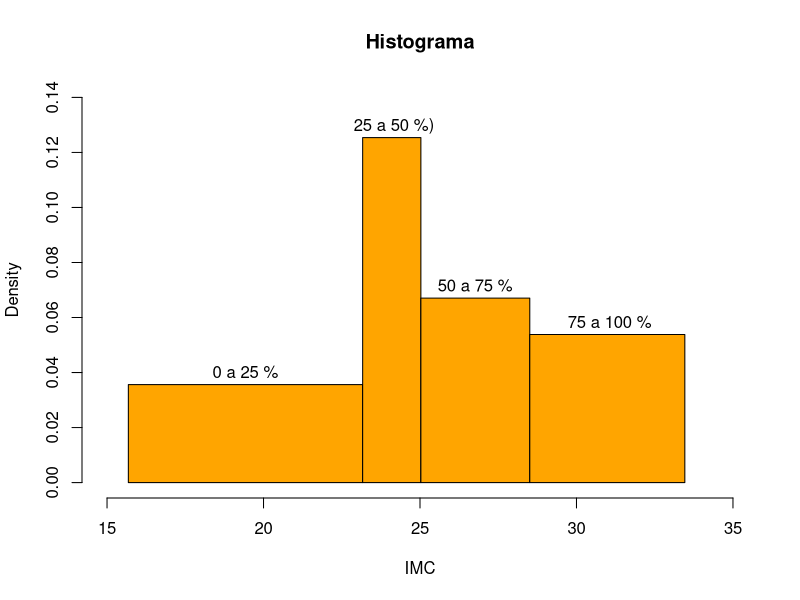
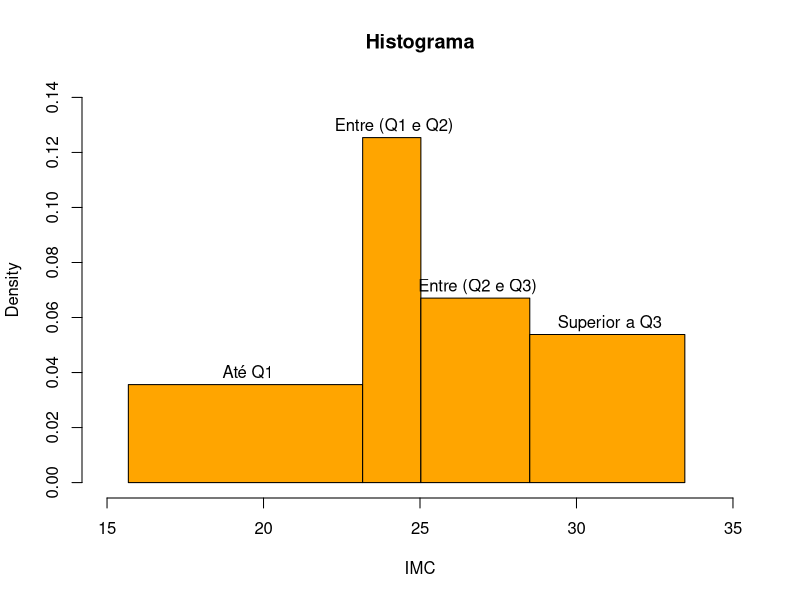
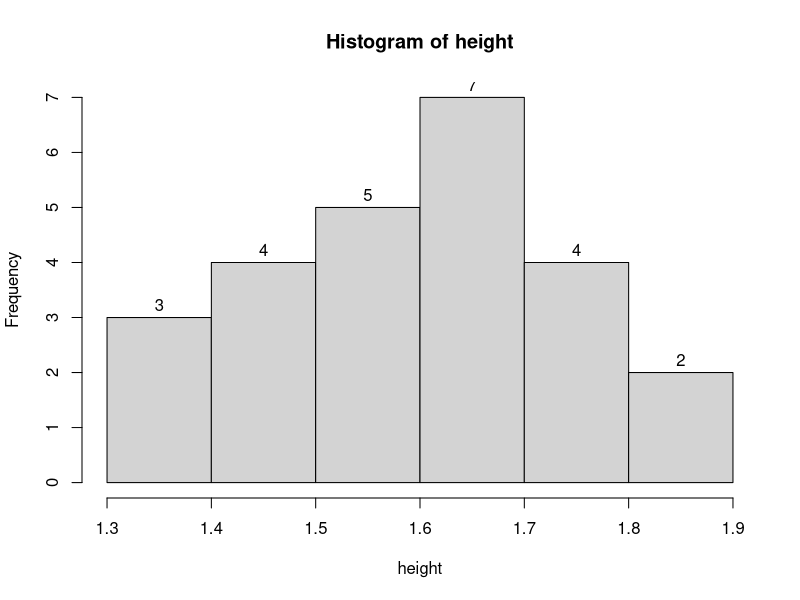
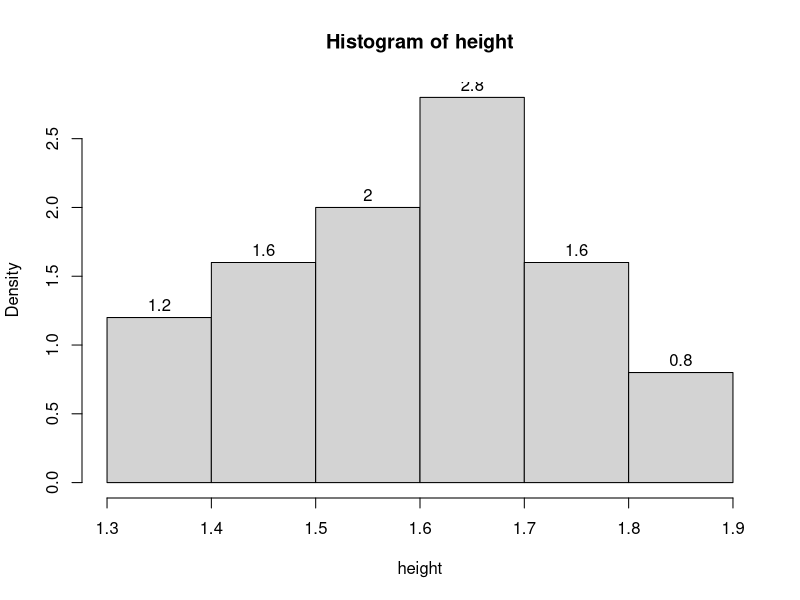
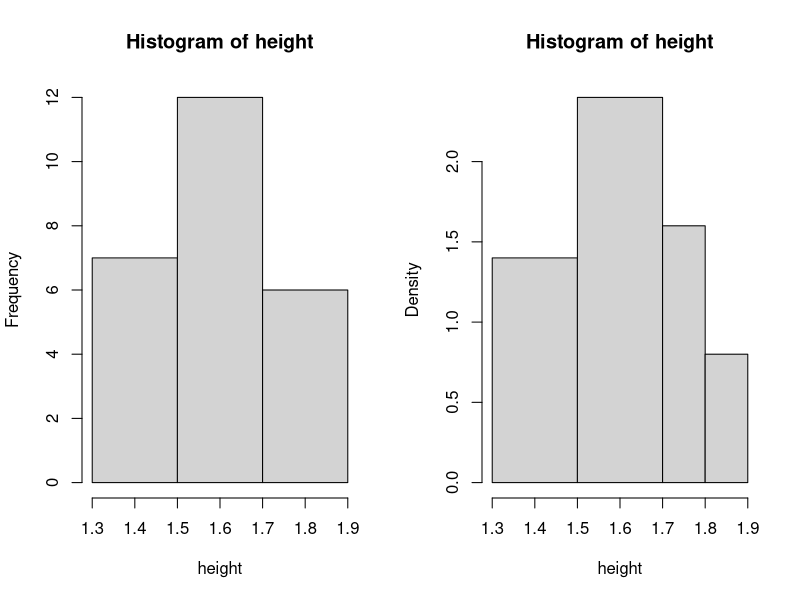
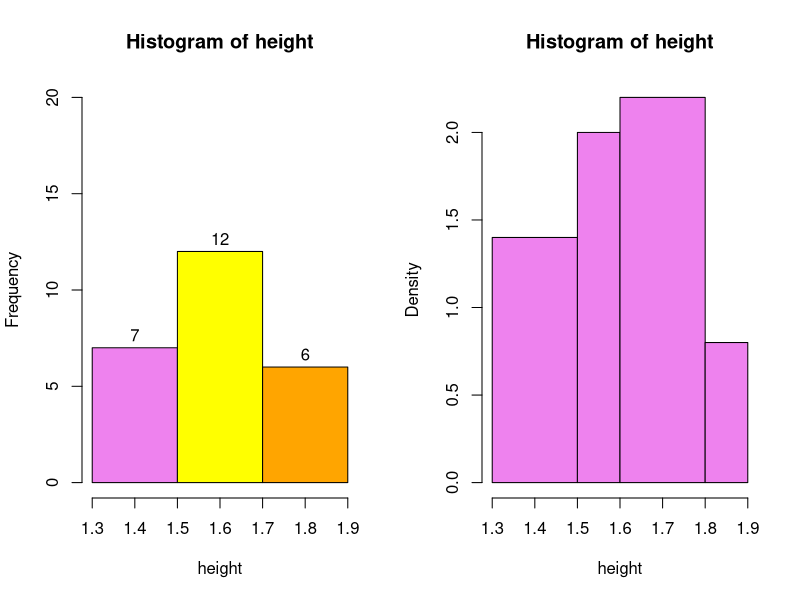
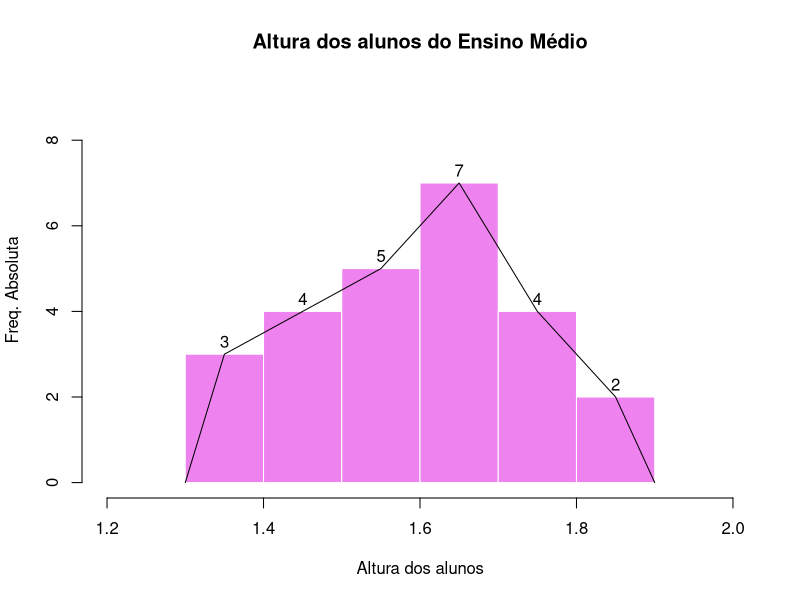
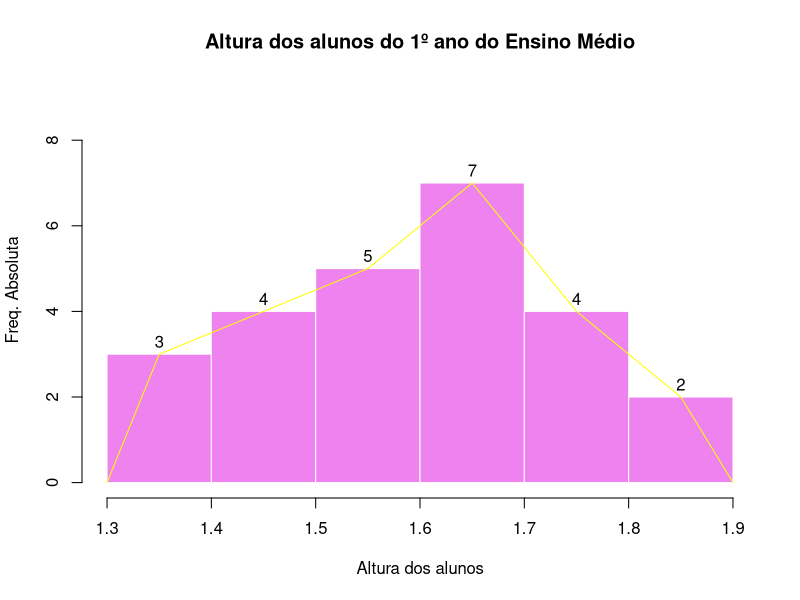

Source code (R) for these figures, in order:
# --- Exemplo 4 - Usando os QUARTIS como CLASSES  -----------------------

setwd("./data")
imc <- read.table("ValoresIMC.csv", header = TRUE, sep = ";", dec = ",")

# Definimos os limites das classes como os quartis
classes_limits <- quantile(round(imc$IMCplan, digits = 4))

classes <- c(" 0 a 25 % ", " 25 a 50 %)", " 50 a 75 % ", " 75 a 100 %")

# Calculamos as frequências
freq_imc_cut <- table(cut(imc$IMCplan,
    breaks = classes_limits, # limites das classes
    right = FALSE, # intervalo aberto à direita
    include.lowest = TRUE
)) # inclui o menor valor

# Obs.: Utilizamos o "table" para contar as frequências
#       e o "cut" para agrupar os valores em classes

cumulative_freq <- cumsum(freq_imc_cut)
relative_freq <- prop.table(freq_imc_cut)
classes_diff <- diff(classes_limits)
result_table <- cbind(freq_imc_cut,
    cumulative_freq,
    relative_freq = round(relative_freq, digits = 2),
    classes_diff, # diferença entre os quartis
    densidade = round(relative_freq / classes_diff, digits = 4)
)
result_table

histogram <- hist(imc$IMCplan,
    breaks = quantile(imc$IMCplan),
    col = "orange",
    main = "Histograma",
    xlim = c(15, 35),
    ylim = c(0, 0.14),
    labels = classes,
    xlab = "IMC"
)

# --- Exemplo 4 - usando os QUARTIS como CLASSES -----------------------
# 4.1 Incluindo labels para as classes

setwd("./data")

imc <- read.table("ValoresIMC.csv", header = TRUE, sep = ";", dec = ",")

# Definimos os limites das classes como os quartis
classes_limits <- quantile(imc$IMCplan)

classes <- c(" Até Q1", " Entre (Q1 e Q2)", " Entre (Q2 e Q3)", " Superior a Q3")

# Calculamos as frequências
freq_imc_cut <- table(cut(imc$IMCplan,
    breaks = classes_limits, right = FALSE,
    labels = classes,
    include.lowest = TRUE
))

cumulative_freq <- cumsum(freq_imc_cut)
relative_freq <- prop.table(freq_imc_cut)
classes_diff <- diff(classes_limits)
result_table <- cbind(freq_imc_cut, cumulative_freq,
    relative_freq = round(relative_freq, digits = 2),
    classes_diff,
    densidade = round(relative_freq / classes_diff, digits = 4)
)
result_table

histogram <- hist(imc$IMCplan,
    breaks = quantile(imc$IMCplan),
    labels = classes,
    col = "orange",
    main = "Histograma",
    xlim = c(15, 35),
    ylim = c(0, 0.14),
    xlab = "IMC"
)

# ------------------------------------------------------------
# 4.2 Utilizando o histograma:

height <- c(
    1.30, 1.33, 1.40, 1.42, 1.45, 1.50, 1.50, 1.52, 1.55,
    1.56, 1.58, 1.60, 1.62, 1.64, 1.65, 1.67, 1.68, 1.68,
    1.70, 1.72, 1.72, 1.74, 1.80, 1.83, 1.85
)

# Histograma com valores padrão
histogram <- hist(height, labels = TRUE)

# Histograma com freq = FALSE, portanto, a altura das barras é proporcional à densidade
histogram <- hist(height, freq = FALSE, labels = TRUE)
histogram

# Utilizamos a função "par" para dividir a tela em duas partes
par(mfrow = c(1, 2))

# Histograma com quebras personalizadas
histogram <- hist(height, breaks = c(1.3, 1.5, 1.7, 1.9)) # lado esquerdo
histogram <- hist(height, breaks = c(1.3, 1.5, 1.7, 1.8, 1.9)) # lado direito

# Histograma com cores personalizadas
histogram <- hist(height,
    breaks = c(1.3, 1.5, 1.7, 1.9),
    col = c("violet", "yellow", "Orange"),
    labels = TRUE, ylim = c(0, 20)
)

hist(height, breaks = c(1.3, 1.5, 1.6, 1.8, 1.9), col = c("violet"))

par(mfrow = c(1, 1))

histogram <- hist(height,
    main = "Altura dos alunos do Ensino Médio",
    xlab = "Altura dos alunos",
    ylab = "Freq. Absoluta",
    col = c("violet"),
    border = FALSE,
    xlim = c(1.2, 2),
    ylim = c(0, 9),
    labels = TRUE
)

lines(c(min(histogram$breaks), histogram$mids, max(histogram$breaks)),
    c(0, histogram$counts, 0),
    type = "l"
)

classes_limits <- seq(1.30, 1.90, 0.1)

classes <- c(
    "1.30 |- 1.40", "1.40 |- 1.50", "1.50 |- 1.60", "1.60 |- 1.70",
    "1,70 |- 1.80", "1.80 |- 1.90"
)

freq <- table(cut(height, breaks = classes_limits, right = FALSE, labels = classes))
cumulative_freq <- cumsum(freq)
relative_freq <- prop.table(freq)
cumulative_relative_freq <- cumsum(relative_freq)

result_table <- cbind(freq,
    cumulative_freq,
    relative_freq = round(relative_freq * 100, digits = 2),
    cumulative_relative_freq = round(cumulative_relative_freq * 100, digits = 2)
)
result_table

histogram <- hist(height,
    main = "Altura dos alunos do 1º ano do Ensino Médio",
    xlab = "Altura dos alunos",
    ylab = "Freq. Absoluta",
    col = c("violet"),
    border = FALSE,
    xlim = c(1.3, 1.9),
    ylim = c(0, 9),
    labels = TRUE
)

lines(c(min(histogram$breaks), histogram$mids, max(histogram$breaks)),
    c(0, histogram$counts, 0),
    type = "l",
    col = ("yellow")
)
